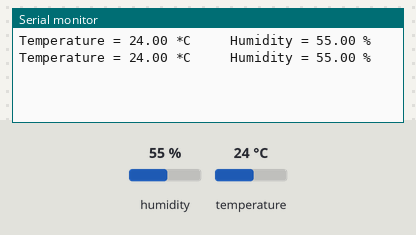
A sketch run on a simulated Arduino Uno, built with avr-gcc and run on an emulated ATmega328P. On the bench: the last lines printed to the serial monitor. Inputs (shaded band) come from the test bench; at power-on: humidity 55 %, temperature 24 °C.

Above: at 2.8 s.
2.9 s: humidity set to 22 %
At 5.3 s:
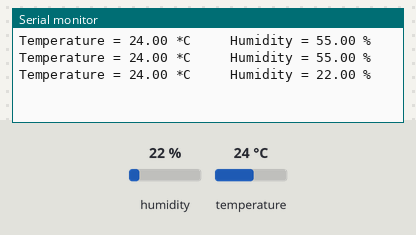
5.6 s: temperature set to 12 °C
At 6.7 s:
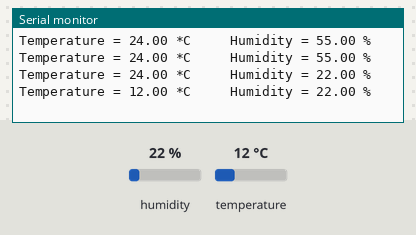
8.3 s: humidity set to 40 %
At 11.5 s:
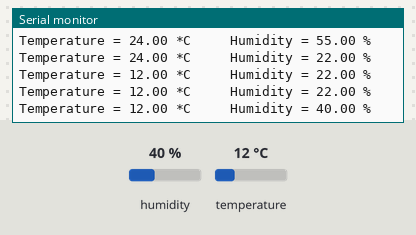
Timing chart, 0 to 13.0 s (numbered marks = the images above; inputs shaded):
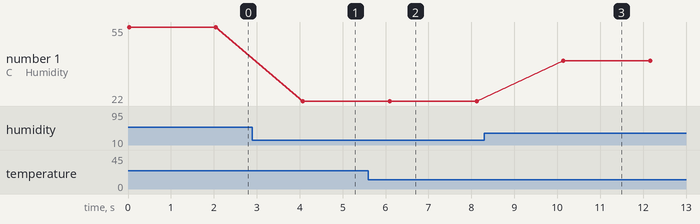

The sketch:

main2.ino
```cpp
#include <DHT.h>
#define DHTPIN 6

DHT dht = DHT(DHTPIN, DHT11);

void setup() {
  Serial.begin(9600);
  dht.begin();
}

void loop() {
  float t = dht.readTemperature(); // Gets the values of the temperature
  float h = dht.readHumidity(); // Gets the values of the humidity

  // Printing the results on the serial monitor
  Serial.print("Temperature = ");
  Serial.print(t);
  Serial.print(" *C ");
  Serial.print("    Humidity = ");
  Serial.print(h);
  Serial.println(" % ");
  delay(2000);
}
```

Measured:
- after the input at 2.9 s, the serial monitor: prints a new line after 1.2 s (image 1)
- after the input at 5.6 s, the serial monitor: prints a new line after 0.50 s (image 2)
- after the input at 8.3 s, the serial monitor: prints a new line after 1.8 s (image 3)
- plotted number 1: 55 → 22 after the input at 2.9 s, 22 → 40 after the input at 8.3 s
